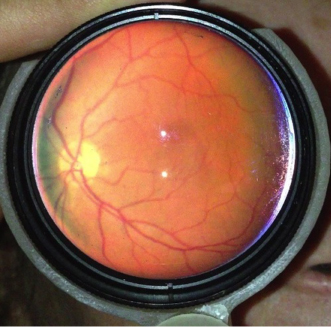
#> input picture 1.jpg, 331 x 327 px, given as the content of the folder image, which was not available
$ python augment.py
#> lines starting #> are read from the running program, lines starting #| are printed output that depends on the picture; pictures that were not available may be replaced by others from this repository, and a replacement may not be noted
import cv2
import numpy as np
import random
import sys
import os
import glob

from numpy.random import seed
seed(1)

path = 'image'
outdirpath = 'augmented_image'
if not os.path.exists(outdirpath):
    os.makedirs(outdirpath)


for r1,d,files in os.walk(path):
    for filename in files:
        p = path+'\\'+filename
        image = cv2.imread(p)
#> image is the input picture: shape (327, 331, 3); mean B, G, R 70.4, 91.1, 134.2

        row=image.shape[0]
#> row = 327
        col=image.shape[1]
#> col = 331

##    outfile = filename
##    outfilepath = os.path.join(outdirpath, outfile)
##    cv2.imwrite(outfilepath, image)

        q = filename.split(".")
        q=q[0]

        ang=random.randint(5,25)
        M=cv2.getRotationMatrix2D((col/2,row/2),ang,1)
        dst=cv2.warpAffine(image,M,(col,row))
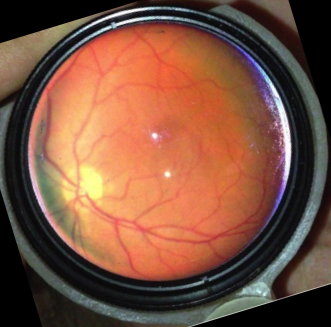
#> dst: shape (327, 331, 3); mean B, G, R 63.1, 82.3, 123.9
        outfile=q+'_1.jpg'
        outfilepath=os.path.join(outdirpath,outfile)
        cv2.imwrite(outfilepath,dst)


        ang = -random.randint(5, 25)
        M = cv2.getRotationMatrix2D((col / 2, row / 2), ang, 1)
        dst = cv2.warpAffine(image, M, (col, row))
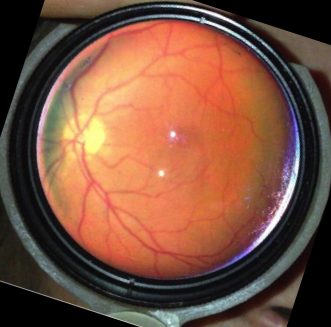
#> dst: shape (327, 331, 3); mean B, G, R 62.4, 81.3, 122.7
        outfile=q+'_2.jpg'
        outfilepath = os.path.join(outdirpath, outfile)
        cv2.imwrite(outfilepath, dst)

        dx=random.randint(5,30)
        dy=0
        dst=cv2.resize(image,(col+dy,row+dx))
#> dst: shape (333, 331, 3)
        outfile=q+'_3.jpg'
        outfilepath = os.path.join(outdirpath, outfile)
        cv2.imwrite(outfilepath, dst)

        dx = -random.randint(5,30)
        dy = 0
        dst = cv2.resize(image, (col + dy, row + dx))
#> dst: shape (314, 331, 3)
        outfile=q+'_4.jpg'
        outfilepath = os.path.join(outdirpath, outfile)
        cv2.imwrite(outfilepath, dst)

        dy = random.randint(5,30)
        dx = 0
        dst = cv2.resize(image, (col + dy, row + dx))
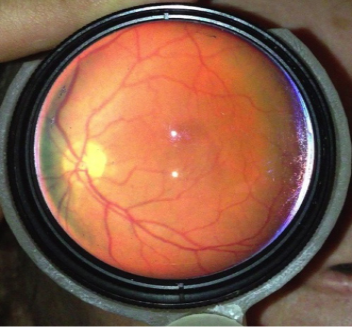
#> dst: shape (327, 352, 3); mean B, G, R 70.4, 91.1, 134.2
        outfile=q+'_5.jpg'
        outfilepath = os.path.join(outdirpath, outfile)
        cv2.imwrite(outfilepath, dst)


        dy = -random.randint(5,30)
        dx = 0
        dst = cv2.resize(image, (col + dy, row + dx))
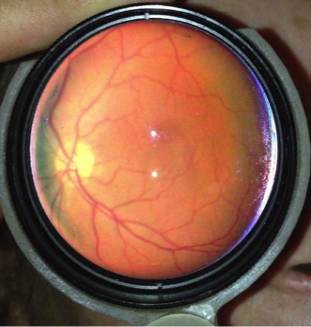
#> dst: shape (327, 311, 3); mean B, G, R 70.4, 91.1, 134.2
        outfile=q+'_6.jpg'
        outfilepath = os.path.join(outdirpath, outfile)
        cv2.imwrite(outfilepath, dst)

cv2.waitKey(0)
cv2.destroyAllWindows()

$ run again, on 5.jpg
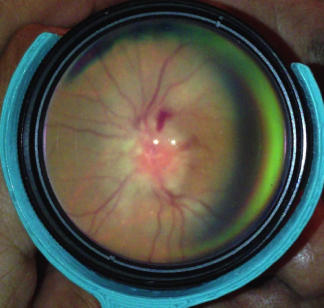
#> input picture 5.jpg, 324 x 308 px, given as the content of the folder image, which was not available
#> image is the input picture: shape (308, 324, 3); mean B, G, R 70.9, 80.8, 77.8
#> `dst = cv2.resize(image, (col + dy, row + dx))`:
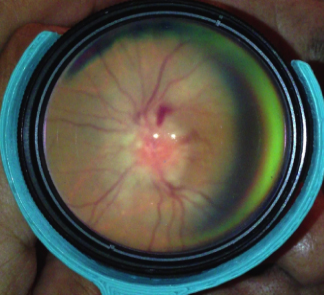
#> dst: shape (295, 324, 3); mean B, G, R 70.7, 80.7, 77.7
#> `dst = cv2.resize(image, (col + dy, row + dx))`:
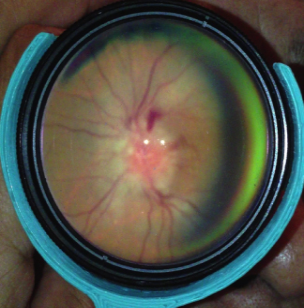
#> dst: shape (308, 304, 3); mean B, G, R 70.8, 80.8, 77.8

$ run again, on 6.jpg
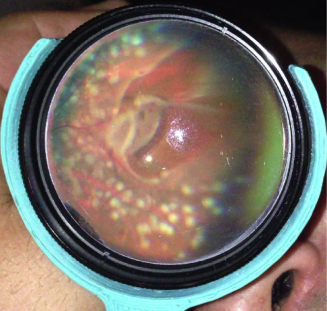
#> input picture 6.jpg, 327 x 311 px, given as the content of the folder image, which was not available
#> image is the input picture: shape (311, 327, 3); mean B, G, R 101.3, 110.1, 118.4
#> `dst = cv2.resize(image, (col + dy, row + dx))`:
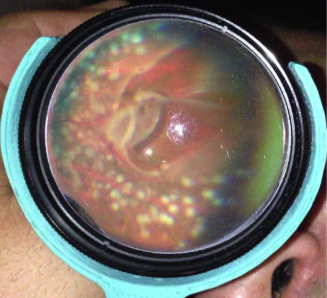
#> dst: shape (298, 327, 3); mean B, G, R 101.2, 110, 118.3
#> `dst = cv2.resize(image, (col + dy, row + dx))`:
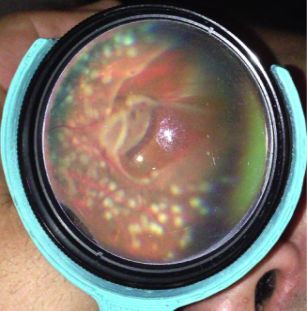
#> dst: shape (311, 307, 3); mean B, G, R 101.3, 110.1, 118.4
